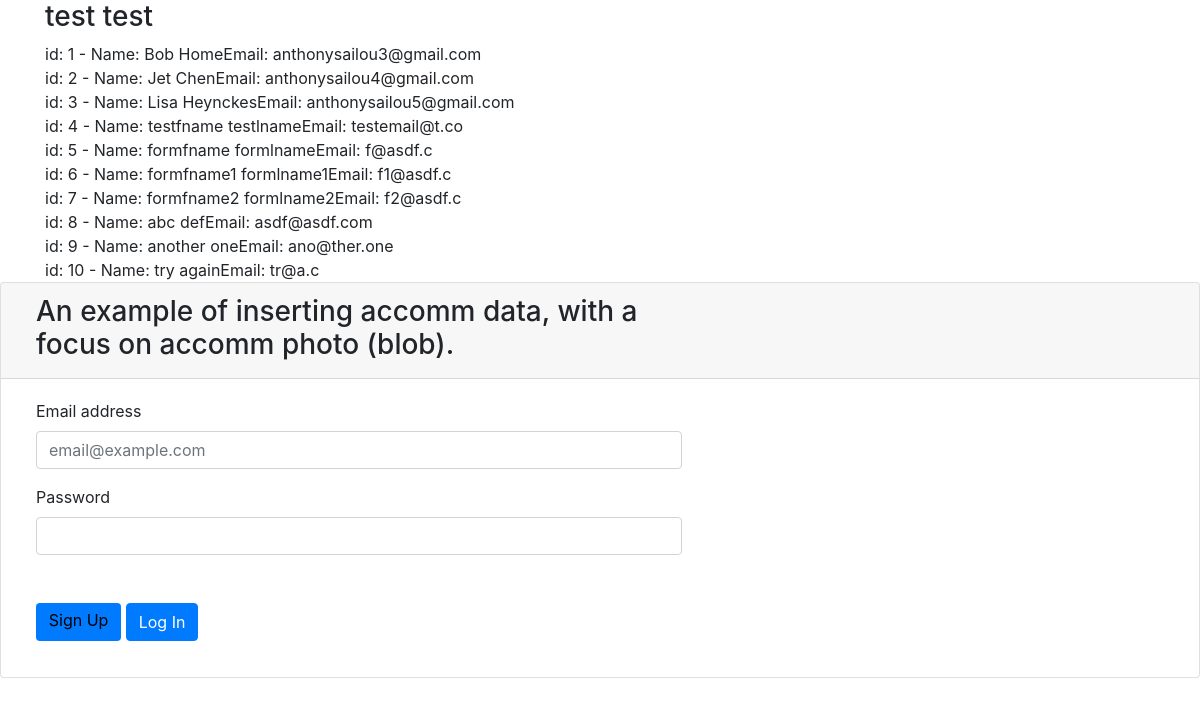
The app's page /testphp.php, older data.
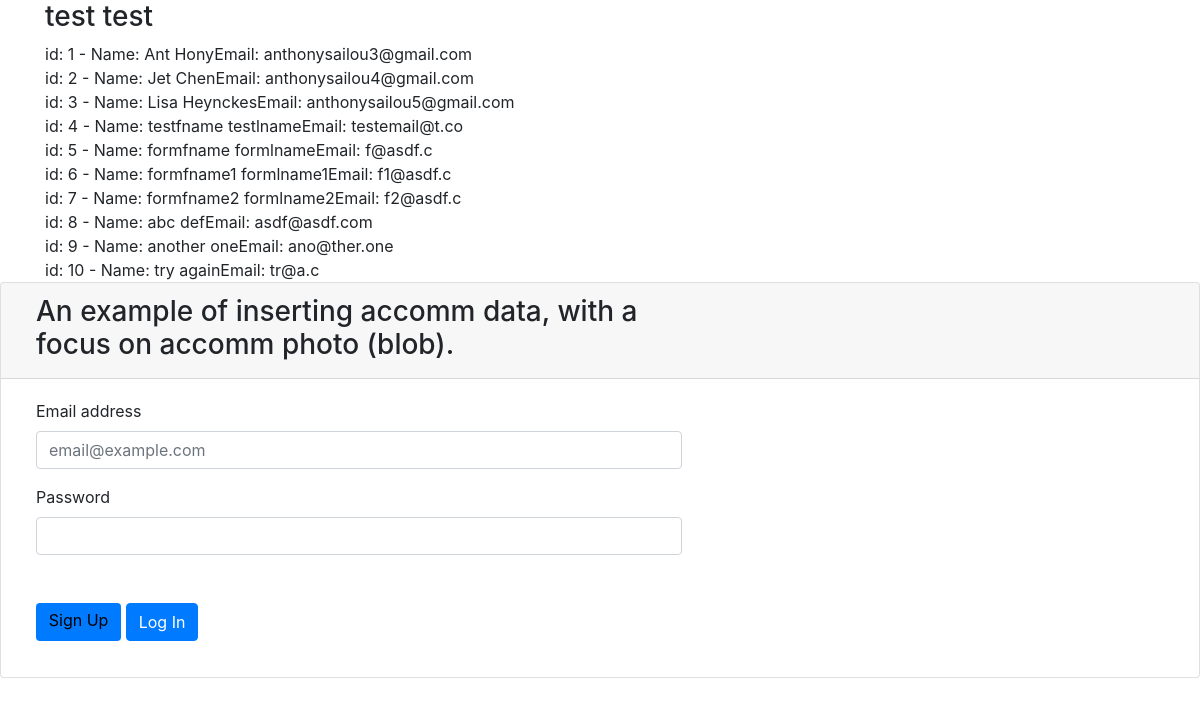
The same page, newer data.
### tables this page shows
CREATE TABLE `user` (
  `uid` int(11) NOT NULL,
  `firstname` varchar(30) NOT NULL,
  `surname` varchar(30) NOT NULL,
  `email` varchar(30) NOT NULL,
  `passw` varchar(30) NOT NULL,
  `photos` blob NOT NULL
);

### testphp.php (the view, shortened to what this page needs)
<!DOCTYPE html>
<?php
include("connectMySQL.php");
?>
<html lang="en">
<head>
    <link rel="stylesheet" href="https://maxcdn.bootstrapcdn.com/bootstrap/4.0.0/css/bootstrap.min.css"
>
    <link rel="stylesheet" href="css/lightbox.css" type="text/css" media="screen"/>
    <link rel="stylesheet" type="text/css" href="css/style.css"/>
</head>
<body>
    <div class="container">
        <div class="row">
            <div class="col-md">
                <h3>test test </h3>
                <?php
                    $sqlselect = "SELECT uid, firstname, surname, email FROM user";
                    $result = $conn->query($sqlselect);
                    while ($row = $result->fetch_assoc()) {
                        echo "id: " . $row["uid"] . " - Name: " . $row["firstname"] . " " . $row["surname"] . "Email: " . $row["email"] . "<br>";
                    }
                    ?>
                </div>
            </div>
        </div>
    <div class="card">
        <div class="card-header">
            <h3 class="col-7 mb-1">An example of inserting accomm data, with a focus on  accomm photo (blob).</h3>
        </div>
        <div class="card-body">
            <form id="randomform" action="#" method="POST">
                <div class="form-group">
                    <div class="col-7">
                        <label for="emailInput">Email address</label>
                        <input type="email" class="form-control" id="emailInput" placeholder="email@example.com" name="emailInput">
                    </div>
                </div>
                <div class="form-group mb-5">
                    <div class="col-7">
                        <label for="passwordInput">Password</label>
                        <input type="password" class="form-control" id="passwordInput" name="passwordInput">
                    </div>
                </div>
                <div class="form-group">
                    <div class="col-sm-7">
                        <a href="signup.html" class="signupBtn">Sign Up</a>
                        <button type="submit" class="btn btn-primary">Log In</button>
                    </div>
                </div>
            </form>
        </div>
    </div>
</body>
</html>

### css/style.css (style rules this page uses)
body { padding-bottom: 3rem; }
.signupBtn { background-color: #007aff; color: white; border-radius: 4px; padding: 0.3em 0.8em 0.55em 0.8em; font-size: 16px; display: inline-block; }

### testphp.php (style rules this page uses)
a:link { color:black; }

Row changes from the older to the newer data that the page shows:
changed user "anthonysailou3@gmail.com": firstname "Bob" → "Ant"; surname "Home" → "Hony"
